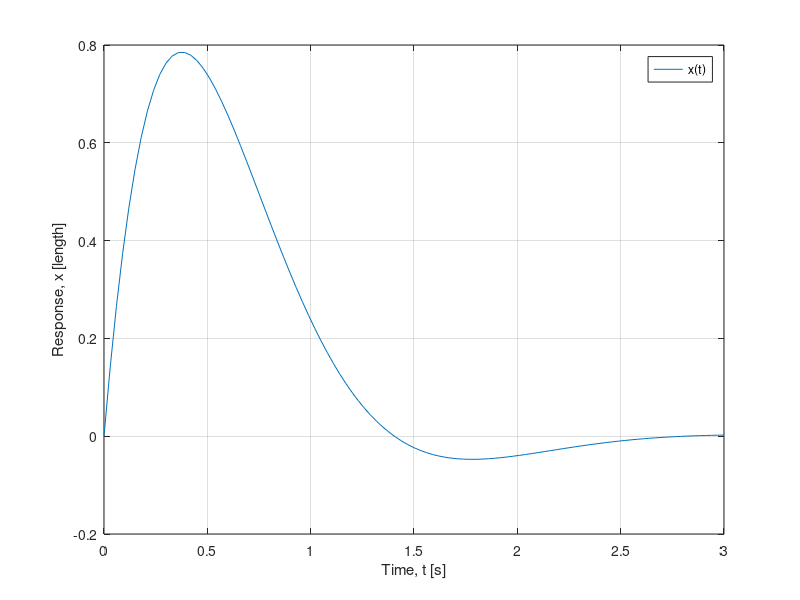
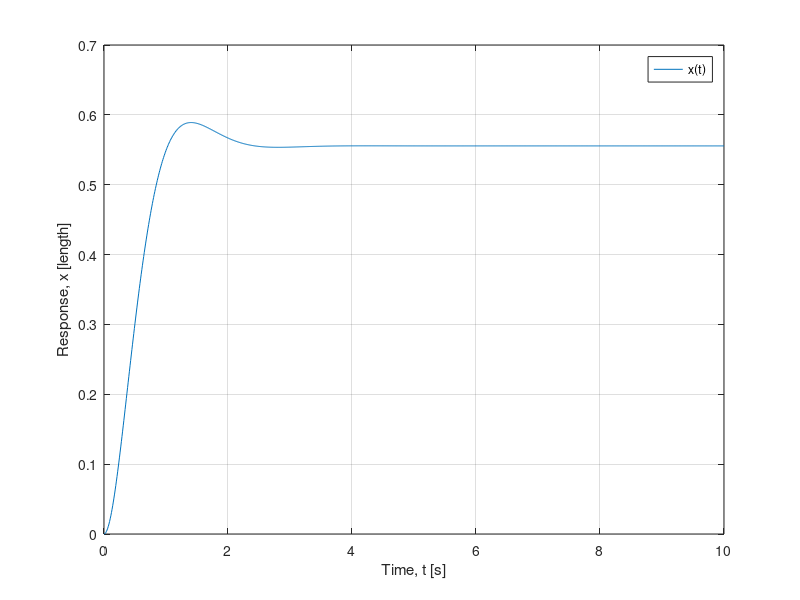
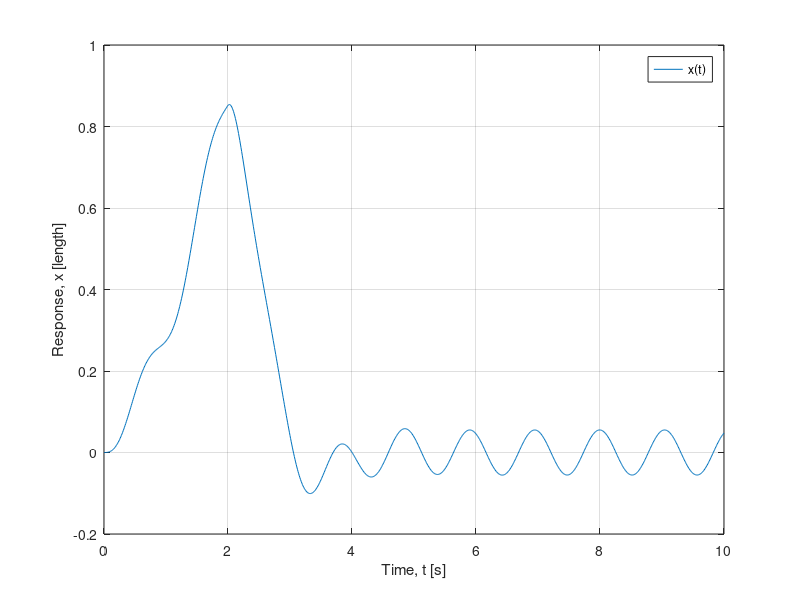

Recreate these plots in MATLAB, in order.
%% Question 2 - Nguyen Vo
% Transfer function of 1/(s^2 + 4s + 9) 
num=[1]; % numerator of G(s)
den=[1 4 9]; % denominator of G(s)
sys=tf(num,den); % G(s)

%% Part i - tf() and impulse()
% Impulse function with input of 5*Dirac_Delta_t
[x t]=impulse(sys); % MATLAB will determine time steps and span
% Plotting of x
figure(1);
plot(t,5*x); % 5*x is 5*Dirac_Delta_t
legend('x(t)');
xlabel('Time, t [s]');
ylabel('Response, x [length]');
grid on; 

%% Part ii - tf() and step()
% Step function
t=0:0.01:10;
[x,tt]=step(sys,t); 
% Plotting of x
figure(2);
plot(tt,5*x);
legend('x(t)');
xlabel('Time, t [s]');
ylabel('Response, x [length]');
grid on;

%% Part iii - tf() and lsim()
t=0:0.01:10; % time span
% The following two lines create the input function
unitstep=@(x)(x>=0); % Define the unit step function. True is 1, False is 0
u=5*t.*(1-unitstep(t-2))+2*sin(6*t); % The input function
% Solve for the output given the input function using lsim()
x=lsim(sys,u,t); 
% Plotting of x
figure(3);
plot(t,x);
legend('x(t)');
xlabel('Time, t [s]');
ylabel('Response, x [length]');
grid on; 